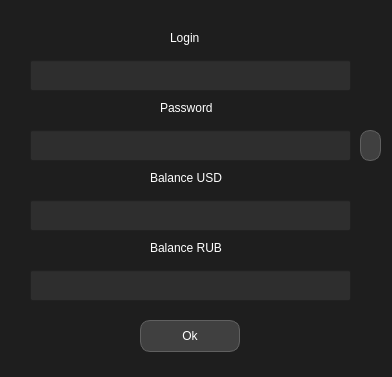
<?xml version="1.0" encoding="UTF-8"?>
<ui version="4.0">
 <class>RegisterPopup</class>
 <widget class="QDialog" name="RegisterPopup">
  <property name="geometry">
   <rect>
    <x>0</x>
    <y>0</y>
    <width>392</width>
    <height>377</height>
   </rect>
  </property>
  <property name="sizePolicy">
   <sizepolicy hsizetype="Fixed" vsizetype="Fixed">
    <horstretch>0</horstretch>
    <verstretch>0</verstretch>
   </sizepolicy>
  </property>
  <property name="windowTitle">
   <string>Register</string>
  </property>
  <property name="styleSheet">
   <string notr="true">QWidget {
    background-color: #1E1E1E;
    color: #FFFFFF;
}

QLineEdit, QTextEdit, QPlainTextEdit {
    background-color: #2E2E2E;
    color: #FFFFFF;
}

QPushButton {
    background-color: #404040;
    color: #FFFFFF;
    border: 1px solid #606060;
    border-radius: 10px; 
    padding: 5px 10px;  
}
</string>
  </property>
  <widget class="QLabel" name="label">
   <property name="geometry">
    <rect>
     <x>170</x>
     <y>30</y>
     <width>171</width>
     <height>16</height>
    </rect>
   </property>
   <property name="text">
    <string>Login</string>
   </property>
  </widget>
  <widget class="QLineEdit" name="LoginLine">
   <property name="geometry">
    <rect>
     <x>30</x>
     <y>60</y>
     <width>321</width>
     <height>31</height>
    </rect>
   </property>
  </widget>
  <widget class="QPushButton" name="Ok">
   <property name="geometry">
    <rect>
     <x>140</x>
     <y>320</y>
     <width>100</width>
     <height>32</height>
    </rect>
   </property>
   <property name="text">
    <string>Ok</string>
   </property>
  </widget>
  <widget class="QLabel" name="label_2">
   <property name="geometry">
    <rect>
     <x>160</x>
     <y>100</y>
     <width>171</width>
     <height>16</height>
    </rect>
   </property>
   <property name="text">
    <string>Password</string>
   </property>
  </widget>
  <widget class="QLineEdit" name="PasswordLine">
   <property name="geometry">
    <rect>
     <x>30</x>
     <y>130</y>
     <width>321</width>
     <height>31</height>
    </rect>
   </property>
  </widget>
  <widget class="QLabel" name="label_3">
   <property name="geometry">
    <rect>
     <x>150</x>
     <y>170</y>
     <width>171</width>
     <height>16</height>
    </rect>
   </property>
   <property name="text">
    <string>Balance USD</string>
   </property>
  </widget>
  <widget class="QLineEdit" name="BalanceLineUSD">
   <property name="geometry">
    <rect>
     <x>30</x>
     <y>200</y>
     <width>321</width>
     <height>31</height>
    </rect>
   </property>
  </widget>
  <widget class="QLineEdit" name="BalanceLineRUB">
   <property name="geometry">
    <rect>
     <x>30</x>
     <y>270</y>
     <width>321</width>
     <height>31</height>
    </rect>
   </property>
  </widget>
  <widget class="QLabel" name="label_4">
   <property name="geometry">
    <rect>
     <x>150</x>
     <y>240</y>
     <width>171</width>
     <height>16</height>
    </rect>
   </property>
   <property name="text">
    <string>Balance RUB</string>
   </property>
  </widget>
  <widget class="QPushButton" name="eye">
   <property name="geometry">
    <rect>
     <x>360</x>
     <y>130</y>
     <width>21</width>
     <height>31</height>
    </rect>
   </property>
   <property name="text">
    <string/>
   </property>
   <property name="icon">
    <iconset>
     <normaloff>resources/55c39703ef11466669e8c734030bd7f9.jpg</normaloff>resources/55c39703ef11466669e8c734030bd7f9.jpg</iconset>
   </property>
   <property name="iconSize">
    <size>
     <width>30</width>
     <height>30</height>
    </size>
   </property>
   <property name="autoDefault">
    <bool>false</bool>
   </property>
  </widget>
 </widget>
 <resources/>
 <connections/>
</ui>
